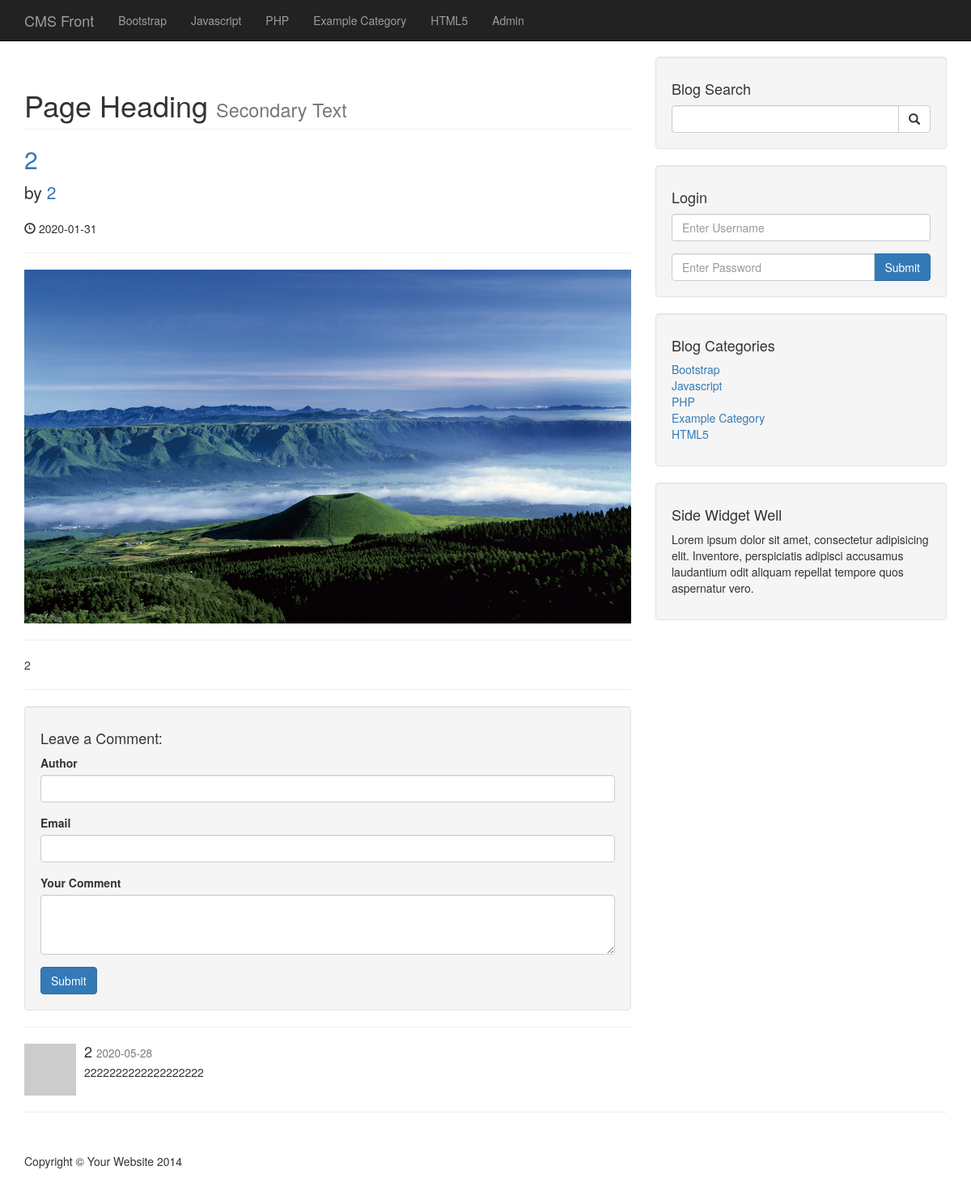
Before: /post.php?p_id=13 with the older database file.
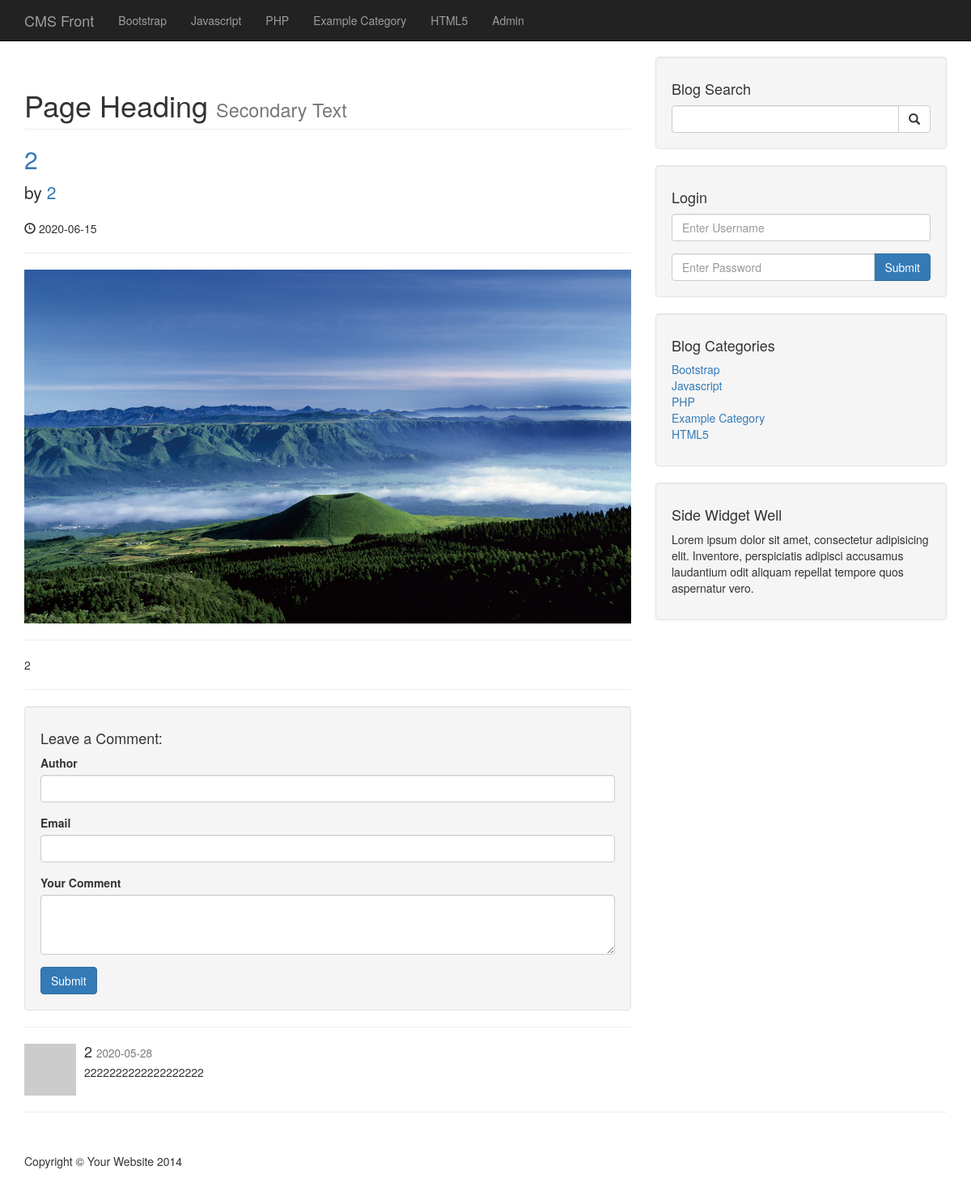
After: the same page with the newer database file.
### tables this page shows
CREATE TABLE `posts` (
  `post_id` int(3) NOT NULL,
  `post_category_id` int(3) NOT NULL,
  `post_title` varchar(255) NOT NULL,
  `post_author` varchar(255) NOT NULL,
  `post_date` date NOT NULL,
  `post_image` text NOT NULL,
  `post_content` text NOT NULL,
  `post_tags` varchar(255) NOT NULL,
  `post_comment_count` int(11) NOT NULL,
  `post_status` varchar(255) NOT NULL DEFAULT 'draft'
);

### post.php (the view, shortened to what this page needs)
<?php include "includes/header.php" ?>
<?php include "includes/db.php" ?>
<?php include "includes/navigation.php"?>
<div class="container">
    <div class="row">
        <div class="col-md-8">
            <?php
            if (isset($_GET['p_id'])){
                $the_post_id = $_GET['p_id'];
            }
            $query = "SELECT * FROM posts WHERE post_id = $the_post_id ";
            $select_all_posts_query = mysqli_query($connection,$query);
            while ($row = mysqli_fetch_assoc($select_all_posts_query)){
                $post_title = $row['post_title'];
                $post_author = $row['post_author'];
                $post_date = $row['post_date'];
                $post_image = $row['post_image'];
                $post_content = $row['post_content'];
                ?>
                <h1 class="page-header">
                    Page Heading
                    <small>Secondary Text</small>
                </h1>
                <h2>
                    <a href="#"><?php echo $post_title ?></a>
                </h2>
                <p class="lead">
                    by <a href="index.php"><?php echo $post_author ?></a>
                </p>
                <p><span class="glyphicon glyphicon-time"></span> <?php echo $post_date ?></p>
                <hr>
                <img class="img-responsive" src="images/<?php echo $post_image ?>" alt="">
                <hr>
                <p><?php echo $post_content ?></p>
                <hr>
                <?php
            }
            ?>
            <div class="well">
                <h4>Leave a Comment:</h4>
                <form action="" method="post"  role="form">
                    <div class="form-group">
                        <label for="Author">Author</label>
                        <input type="text"  class="form-control" name="comment_author">
                    </div>
                    <div class="form-group">
                        <label for="Email">Email</label>
                        <input type="email"  class="form-control" name="comment_email">
                    </div>
                    <div class="form-group">
                        <label for="comment">Your Comment</label>
                        <textarea name="comment_content" class="form-control" rows="3"></textarea>
                    </div>
                    <button type="submit" name="create_comment" class="btn btn-primary">Submit</button>
                </form>
            </div>
            <hr>
            <?php
                 $query = "SELECT * FROM comments WHERE comment_post_id = {$the_post_id} ";
                 $query .= "AND comment_status = 'approved' ";
                 $query .= "ORDER BY comment_id DESC ";
                 $select_comment_query = mysqli_query($connection, $query);
                 while ($row = mysqli_fetch_array($select_comment_query)){
                     $comment_date = $row['comment_date'];
                     $comment_content = $row['comment_content'];
                     $comment_author = $row['comment_author'];
                        ?>
                    <div class="media">
                        <a class="pull-left" href="#">
                            <img class="media-object" src="http://placehold.it/64x64" alt="">
                        </a>
                        <div class="media-body">
                            <h4 class="media-heading"><?php echo $comment_author; ?>
                                <small><?php echo $comment_date; ?></small>
                            </h4>
                            <?php echo $comment_content; ?>
                        </div>
                    </div>
            <?php } ?>
        </div>
        <?php include "includes/sidebar.php"?>
    </div>
    <hr>
    <?php include "includes/footer.php"?>

Changed rows visible on the page:
changed posts: post_date "2020-01-31" → "2020-06-15"; post_content "2" → "<p>2</p>" (drawn)
